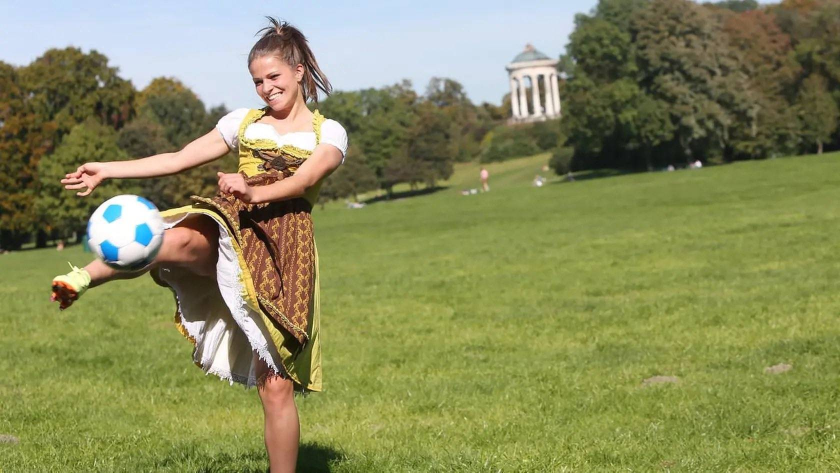
#> input picture DAY 1 - OpenCV/image3.jpg, 1680 x 945 px (shown at 1/2 size)
$ python cv2_image_operations.py
#> lines starting #> are read from the running program, lines starting #| are printed output that depends on the picture
import os
import cv2
from helper_functions1 import show_coordinates

### Original image ###
img = cv2.imread('image3.jpg')
#> img is the input picture: shape (945, 1680, 3); mean B, G, R 91.8, 139.1, 136.5
print(img.shape)
#| (945, 1680, 3)
#cv2.imshow('image', img)

### Resizing image - to half the size while keeping proportions ###
width, height, channels = img.shape
#> width = 945; height = 1680; channels = 3
resized_img = cv2.resize(img, (height//2, width//2)) # you first indicate height then width when resizing
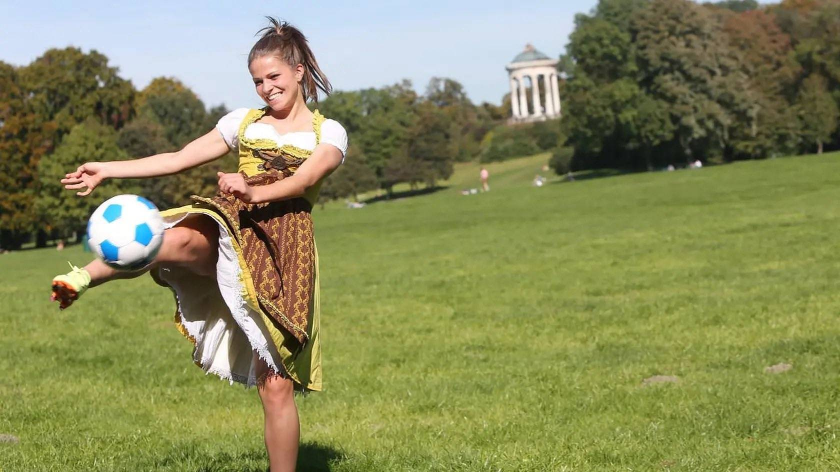
#> resized_img: shape (472, 840, 3); mean B, G, R 91.7, 139, 136.4
print(resized_img.shape)
#| (472, 840, 3)
#cv2.imshow('image', resized_img)

##### Cropping image #####

#cv2.imwrite('cropped_image3.jpg', cropped_img) # save the copy of the cropped + resized image

cropped_img = img[:, 50:750] # indicate height then width]
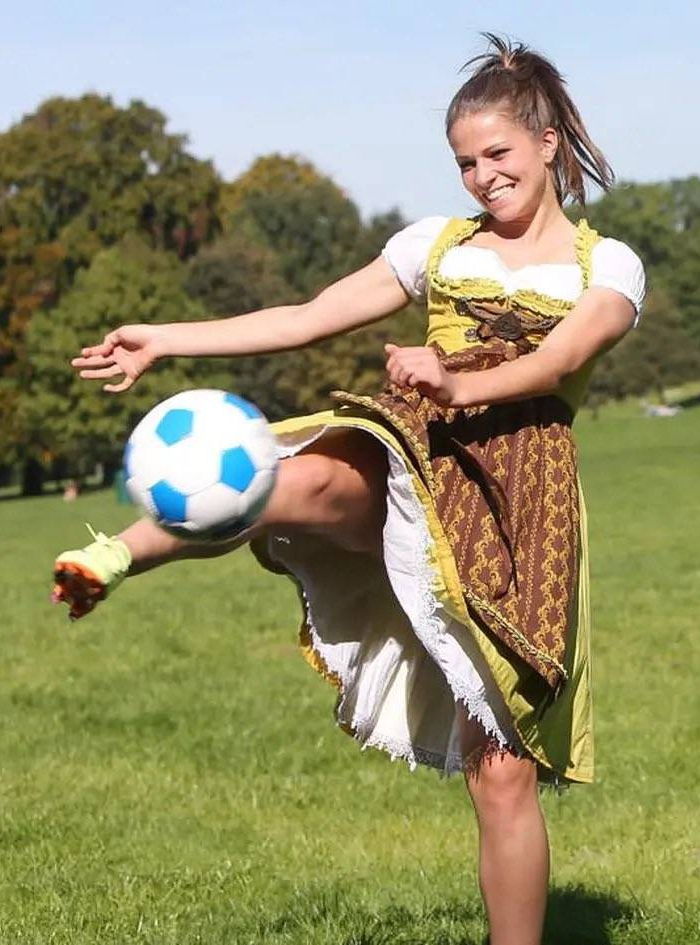
#> cropped_img: shape (945, 700, 3); mean B, G, R 107.1, 143.7, 147.4


#cropped_w, cropped_h, cropped_ch = cropped_img.shape
#cropped_img = cv2.resize(cropped_img, (cropped_h//2, cropped_w//2))
resized_img = cv2.resize(cropped_img, (cropped_img.shape[1]//2, cropped_img.shape[0]//2)) # this is the same as the 2 lines above
#> resized_img: shape (472, 350, 3)
print("Cropped image size:", resized_img.shape)
#| Cropped image size: (472, 350, 3)

# Set up the window and callback
window_name = 'Cropped and resized image'  # Can be any unique name
cv2.namedWindow(window_name)

# Pass the image and window name as parameters via 'param'
cv2.setMouseCallback(window_name, show_coordinates, {'image': resized_img, 'window_name': window_name})

# Initial display
cv2.imshow(window_name, resized_img)

cv2.waitKey(0)

$ run again, with DAY 1 - OpenCV/tall_flower.jpg copied over DAY 1 - OpenCV/image3.jpg
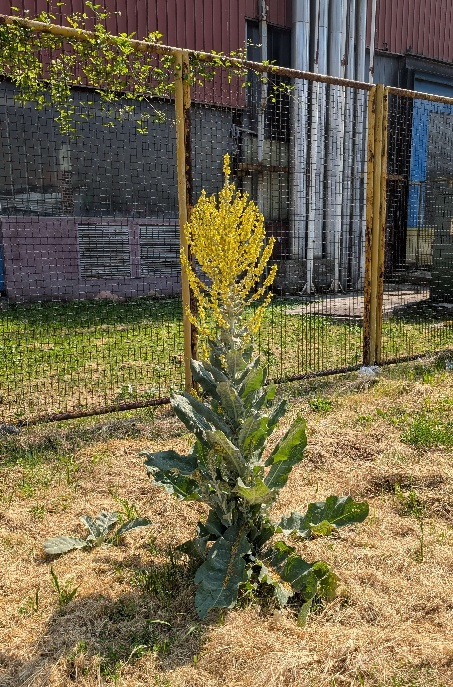
#> input picture DAY 1 - OpenCV/tall_flower.jpg, 453 x 687 px
#> img is the input picture: shape (687, 453, 3); mean B, G, R 76.6, 105.7, 116.2
#| (687, 453, 3)
#| (343, 226, 3)
#> `cropped_img = img[:, 50:750]`:
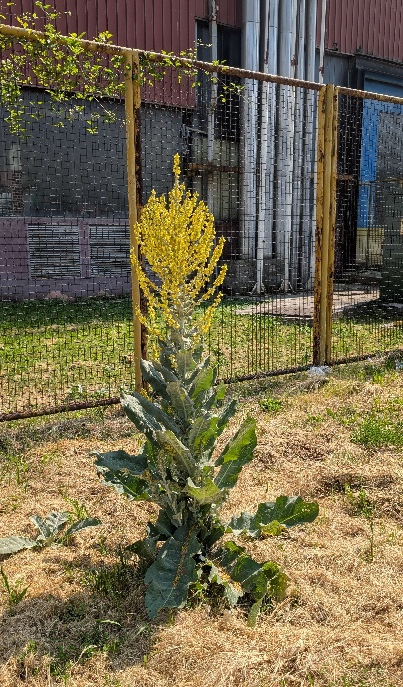
#> cropped_img: shape (687, 403, 3); mean B, G, R 76.9, 105.9, 116.2
#> `resized_img = cv2.resize(cropped_img, (cropped_img.shape[1]//2, croppe..`:
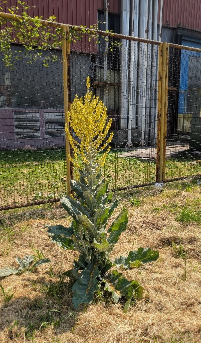
#> resized_img: shape (343, 201, 3); mean B, G, R 76.6, 105.6, 116
#| Cropped image size: (343, 201, 3)

$ run again, with DAY 1 - OpenCV/white_flowers.jpg copied over DAY 1 - OpenCV/image3.jpg
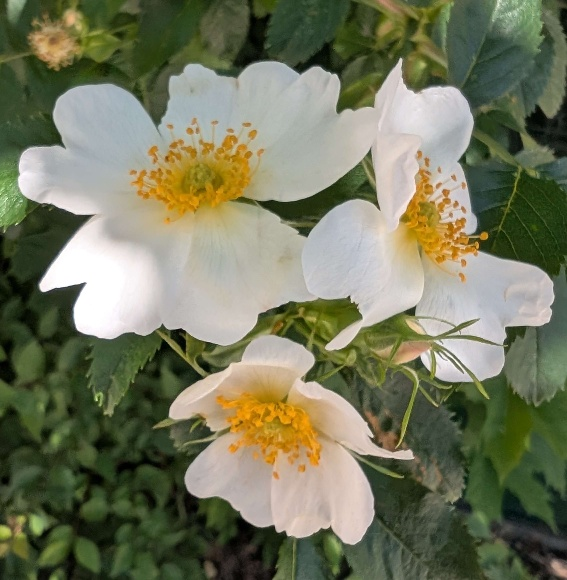
#> input picture DAY 1 - OpenCV/white_flowers.jpg, 567 x 580 px
#> img is the input picture: shape (580, 567, 3); mean B, G, R 93.3, 119.5, 116.6
#| (580, 567, 3)
#| (290, 283, 3)
#> `cropped_img = img[:, 50:750]`:
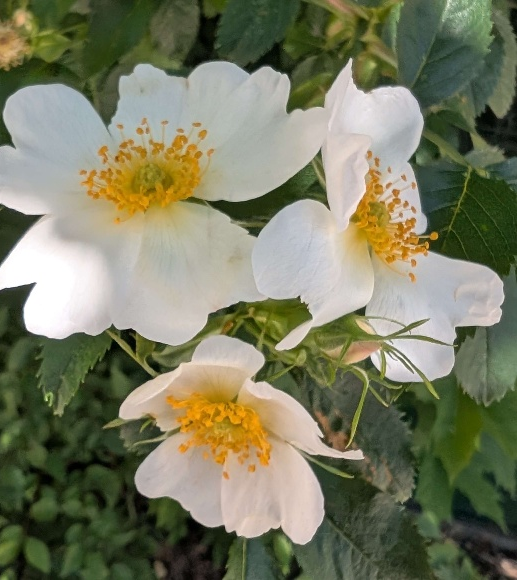
#> cropped_img: shape (580, 517, 3); mean B, G, R 97.4, 123.2, 121.2
#| Cropped image size: (290, 258, 3)
